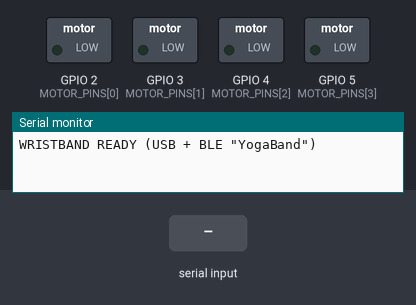
This sketch was run on a simulated Seeed XIAO ESP32-C3. Shown: switched loads named in the sketch (green lamp = pin HIGH), the last lines printed to the serial monitor. Inputs (shaded band) come from the test bench. Nothing arrives over Bluetooth unless stated; a phone connects over Bluetooth LE 3 s after start.

Above: at 1.2 s.
1.3 s: "L:\n" received over Serial
At 3.15 s:
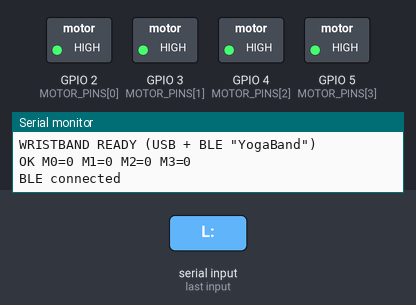
Timing chart, 0 to 4.8 s (numbered marks = the images above; inputs shaded):
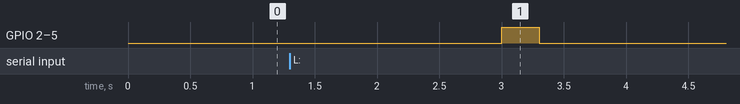

The sketch:

wristband_ble.ino
```cpp
// 腕带固件 v2（XIAO ESP32C3）：USB 串口 + 蓝牙（BLE）都能控制
// 协议与 Python 端一致： "L:0,255;2,128 R:N\n"   停止： "L:N R:N\n"
// 蓝牙名 "YogaBand"，使用 Nordic UART 服务（NUS）。
// 蓝牙连上后，四个马达一起震 1 秒作为提示。
// 接线：D0/GPIO2->M0  D1/GPIO3->M1  D2/GPIO4->M2  D3/GPIO5->M3
// Arduino IDE：开发板 XIAO_ESP32C3；USB CDC On Boot = Enabled；
//              Partition Scheme 默认即可（若提示空间不够，选 "Huge APP"）

#include <BLEDevice.h>
#include <BLEServer.h>
#include <BLE2902.h>

#define DEVICE_NAME "YogaBand"
#define NUS_SERVICE "6E400001-B5A3-F393-E0A9-E50E24DCCA9E"
#define NUS_RX      "6E400002-B5A3-F393-E0A9-E50E24DCCA9E"  // 电脑 -> 腕带
#define NUS_TX      "6E400003-B5A3-F393-E0A9-E50E24DCCA9E"  // 腕带 -> 电脑

const int MOTOR_PINS[4] = {2, 3, 4, 5};
const unsigned long TIMEOUT_MS = 2000;     // 2 秒没收到指令就自动停止
const unsigned long HELLO_MS = 1000;       // 蓝牙连上时全震时长

String usbLine, bleLine;
unsigned long lastCmd = 0;
volatile bool bleConnected = false;
volatile bool helloPending = false;
volatile bool needAdvertise = false;
unsigned long helloUntil = 0;
BLECharacteristic *txChar = nullptr;
BLEServer *server = nullptr;

void writeMotors(const int pwm[4]) {
  for (int i = 0; i < 4; i++) analogWrite(MOTOR_PINS[i], pwm[i]);
}

void setAll(int p) {
  int pwm[4] = {p, p, p, p};
  writeMotors(pwm);
}

void reply(const String &msg) {
  Serial.println(msg);
  if (bleConnected && txChar) {
    txChar->setValue((uint8_t *)msg.c_str(), msg.length());
    txChar->notify();
  }
}

void handleLine(const String &s) {
  int l = s.indexOf("L:");
  if (l < 0) return;
  int end = s.indexOf(' ', l);
  String part = (end < 0) ? s.substring(l + 2) : s.substring(l + 2, end);
  part.trim();

  int pwm[4] = {0, 0, 0, 0};
  if (part != "N") {
    int start = 0;
    while (start < (int)part.length()) {
      int semi = part.indexOf(';', start);
      String item = (semi < 0) ? part.substring(start) : part.substring(start, semi);
      int comma = item.indexOf(',');
      if (comma > 0) {
        int m = item.substring(0, comma).toInt();
        int p = constrain(item.substring(comma + 1).toInt(), 0, 255);
        if (m >= 0 && m < 4) pwm[m] = p;
      }
      if (semi < 0) break;
      start = semi + 1;
    }
  }
  helloUntil = 0;  // 收到正式指令就结束开机提示
  writeMotors(pwm);
  lastCmd = millis();
  reply("OK M0=" + String(pwm[0]) + " M1=" + String(pwm[1]) +
        " M2=" + String(pwm[2]) + " M3=" + String(pwm[3]));
}

void feed(String &buf, char c) {
  if (c == '\n') {
    handleLine(buf);
    buf = "";
  } else if (c != '\r' && buf.length() < 64) {
    buf += c;
  }
}

class ServerCB : public BLEServerCallbacks {
  void onConnect(BLEServer *) override {
    bleConnected = true;
    helloPending = true;
  }
  void onDisconnect(BLEServer *) override {
    bleConnected = false;
    needAdvertise = true;
  }
};

String pendingBle;
portMUX_TYPE bleMux = portMUX_INITIALIZER_UNLOCKED;

class RxCB : public BLECharacteristicCallbacks {
  void onWrite(BLECharacteristic *c) override {
    String v = String(c->getValue().c_str());
    portENTER_CRITICAL(&bleMux);
    pendingBle += v;
    portEXIT_CRITICAL(&bleMux);
  }
};

void setup() {
  // 第一件事：所有马达引脚拉低，避免上电乱震
  for (int i = 0; i < 4; i++) {
    pinMode(MOTOR_PINS[i], OUTPUT);
    digitalWrite(MOTOR_PINS[i], LOW);
  }
  Serial.begin(115200);

  BLEDevice::init(DEVICE_NAME);
  server = BLEDevice::createServer();
  server->setCallbacks(new ServerCB());
  BLEService *svc = server->createService(NUS_SERVICE);
  txChar = svc->createCharacteristic(NUS_TX, BLECharacteristic::PROPERTY_NOTIFY);
  txChar->addDescriptor(new BLE2902());
  BLECharacteristic *rx = svc->createCharacteristic(
      NUS_RX, BLECharacteristic::PROPERTY_WRITE | BLECharacteristic::PROPERTY_WRITE_NR);
  rx->setCallbacks(new RxCB());
  svc->start();
  BLEAdvertising *adv = BLEDevice::getAdvertising();
  adv->addServiceUUID(NUS_SERVICE);
  adv->setScanResponse(true);
  BLEDevice::startAdvertising();

  Serial.println("WRISTBAND READY (USB + BLE \"" DEVICE_NAME "\")");
}

void loop() {
  // USB 串口
  while (Serial.available()) feed(usbLine, (char)Serial.read());

  // 蓝牙收到的数据
  if (pendingBle.length()) {
    portENTER_CRITICAL(&bleMux);
    String chunk = pendingBle;
    pendingBle = "";
    portEXIT_CRITICAL(&bleMux);
    for (unsigned i = 0; i < chunk.length(); i++) feed(bleLine, chunk[i]);
  }

  // 蓝牙刚连上：四个马达一起震 1 秒
  if (helloPending) {
    helloPending = false;
    setAll(255);
    helloUntil = millis() + HELLO_MS;
    Serial.println("BLE connected");
  }
  if (helloUntil && (long)(millis() - helloUntil) >= 0) {
    setAll(0);
    helloUntil = 0;
  }

  // 蓝牙断开：停马达并重新广播
  if (needAdvertise) {
    needAdvertise = false;
    setAll(0);
    lastCmd = 0;
    delay(200);
    BLEDevice::startAdvertising();
    Serial.println("BLE disconnected, advertising again");
  }

  // 超时保护
  if (lastCmd && millis() - lastCmd > TIMEOUT_MS) {
    setAll(0);
    lastCmd = 0;
  }
  delay(2);
}
```
